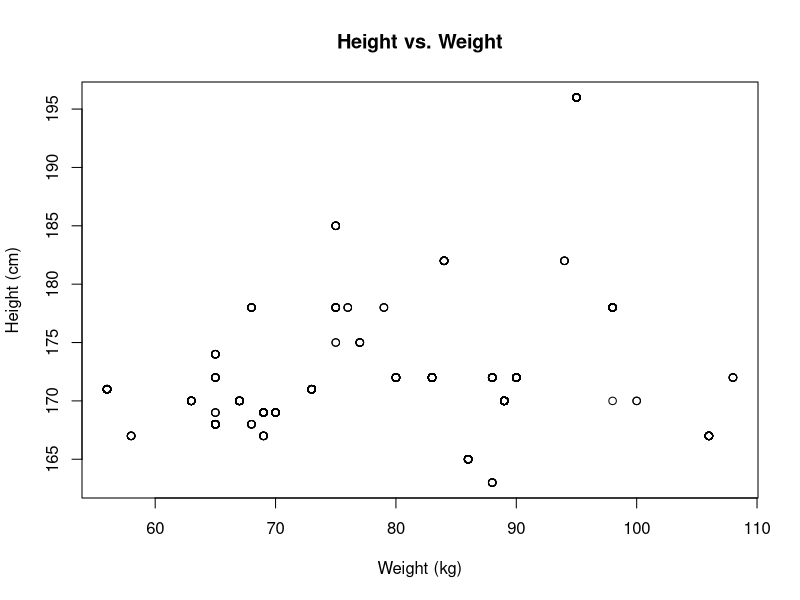
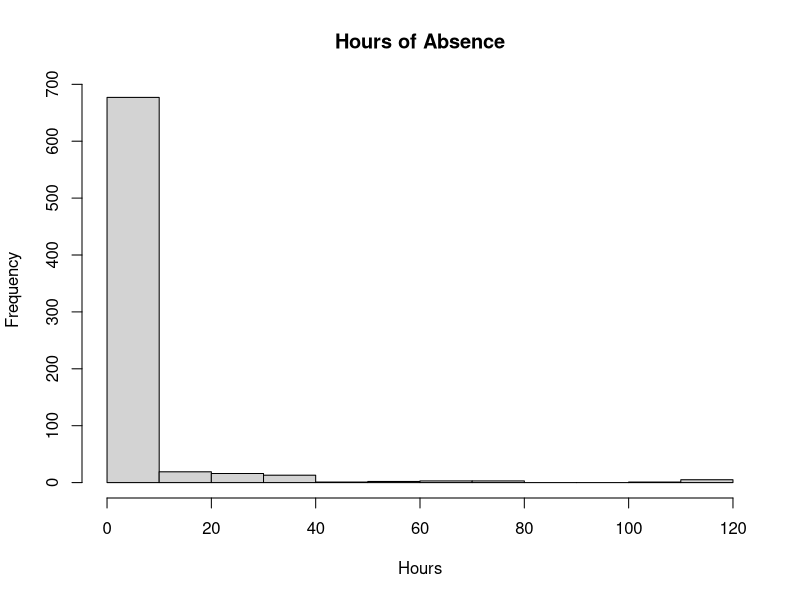
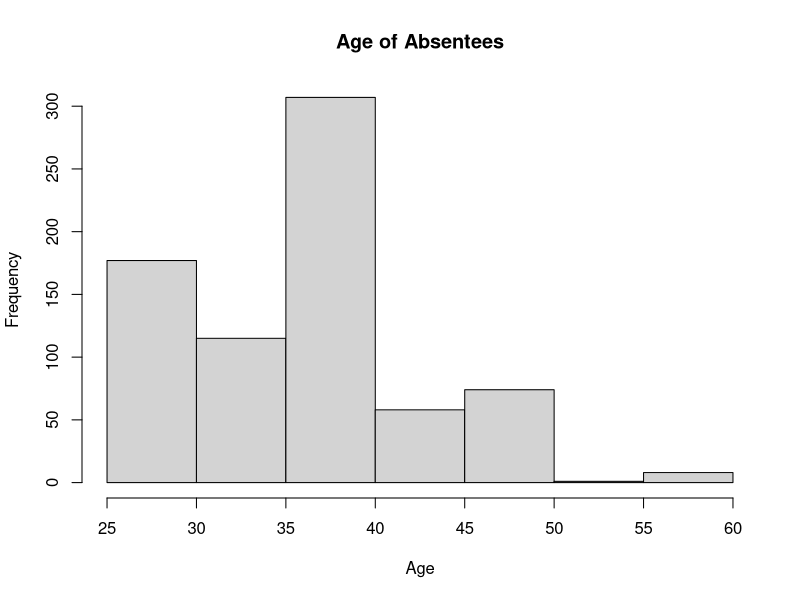
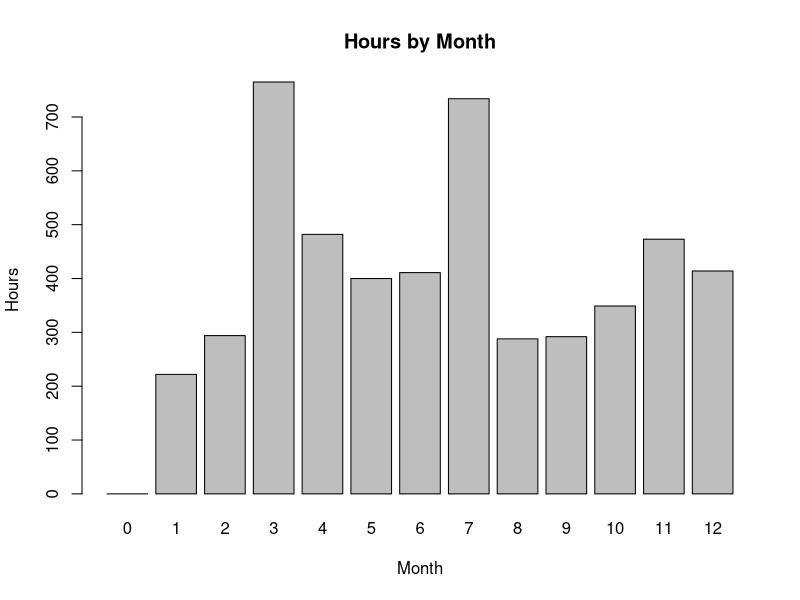
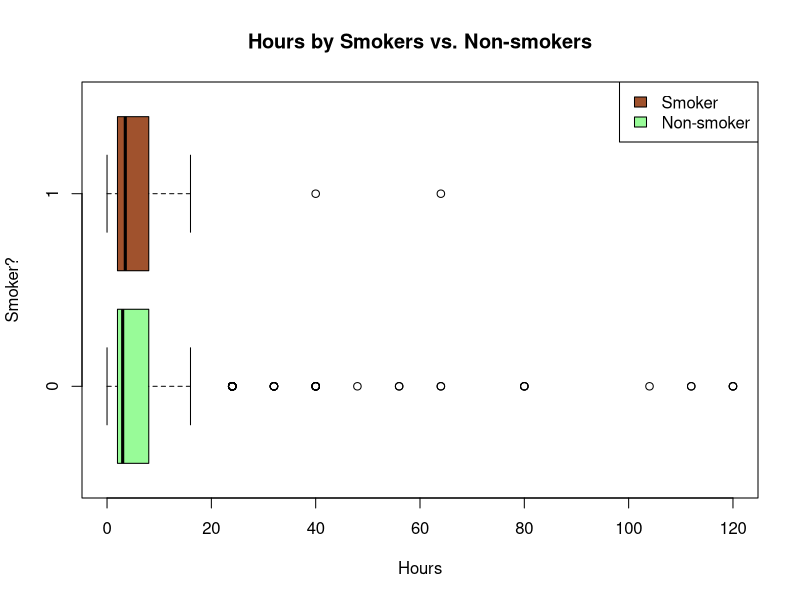
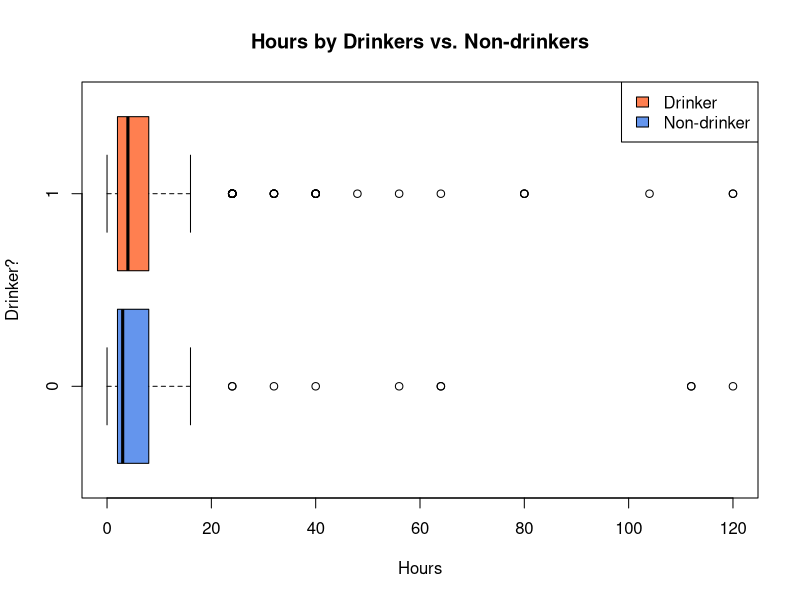

The R source for these figures, in order:
## ---- chunk 1
knitr::opts_chunk$set(echo = TRUE)
## ---- chunk 2
df = read.csv("Absenteeism_at_work.csv",sep=";",header=TRUE)
## ---- chunk 3
plot(df$Weight, df$Height, 
     xlab="Weight (kg)", 
     ylab="Height (cm)", 
     main="Height vs. Weight")
## ---- chunk 4
hist(df$Absenteeism.time.in.hours, 
     xlab="Hours", 
     main="Hours of Absence")
## ---- chunk 5
hist(df$Age, 
     xlab="Age", 
     main="Age of Absentees")
## ---- chunk 6
hoursByMonth = tapply(X=df$Absenteeism.time.in.hours, INDEX=df$Month.of.absence, FUN=sum)
barplot(hoursByMonth, 
        xlab="Month", 
        ylab="Hours", 
        main="Hours by Month")
## ---- chunk 7
boxplot(df$Absenteeism.time.in.hours ~ df$Social.smoker, 
        horizontal=TRUE, 
        col=c("palegreen","sienna"), 
        xlab="Hours", 
        ylab="Smoker?", 
        main="Hours by Smokers vs. Non-smokers")
legend("topright", legend=c("Smoker","Non-smoker"), fill=c("sienna","palegreen"))
## ---- chunk 8
boxplot(df$Absenteeism.time.in.hours ~ df$Social.drinker, 
        horizontal=TRUE, col=c("cornflowerblue","coral"), 
        xlab="Hours", 
        ylab="Drinker?", 
        main="Hours by Drinkers vs. Non-drinkers")
legend("topright", legend=c("Drinker","Non-drinker"), fill=c("coral","cornflowerblue"))
